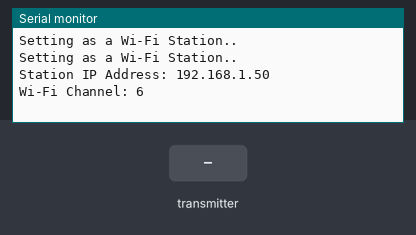
The sketch below on a simulated ESP8266 (NodeMCU). Parts: the last lines printed to the serial monitor. The test bench sets the inputs (shaded band). WiFi joins after 1.5 s; servers stay silent unless stated.

Above: at 3.2 s.
3.3 s: the transmitter starts sending id = 0
At 3.61 s:
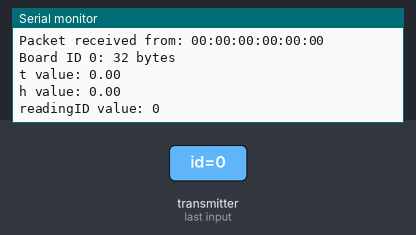
4.8 s: the transmitter starts sending cor1 = 25
6.3 s: the transmitter starts sending cor2 = 25
7.8 s: the transmitter starts sending readingId = 1
At 8.11 s:
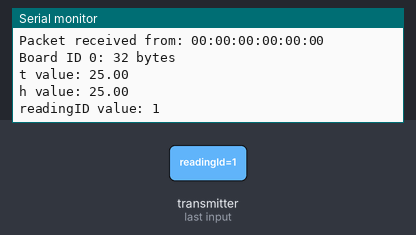
9.3 s: the transmitter starts sending id = 1
10.8 s: the transmitter starts sending cor1 = 50
Timing chart, 0 to 13.3 s (numbered marks = the images above; inputs shaded):
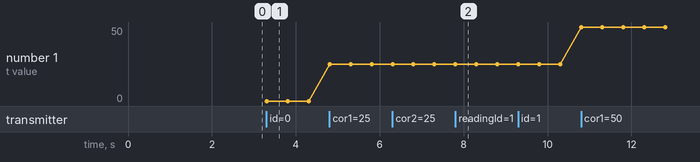

The sketch:

Estima_consumo.ino
```cpp
#include <espnow.h>
#include <ESP8266WiFi.h>
#include "ESPAsyncWebServer.h"
#include "ESPAsyncTCP.h"
#include <Arduino_JSON.h>

// Replace with your network credentials (STATION)
const char* ssid = "Nome_Da_Rede";
const char* password = "weliton84";

// Structure example to receive data
// Must match the sender structure
typedef struct struct_message {
  int id;
  double cor1; // Valor da corrente sensor 1
  double cor2;
  unsigned int readingId;
} struct_message;

struct_message incomingReadings;

JSONVar board;

AsyncWebServer server(80);
AsyncEventSource events("/events");

// callback function that will be executed when data is received
void OnDataRecv(uint8_t * mac_addr, uint8_t *incomingData, uint8_t len) {
  float tempo = 60.00;
  float tensao = 127.00;
  float tarifa = 0.56228;
  float den = tempo/60.00;
  float normal = den/1000.00;
  // Copies the sender mac address to a string
  char macStr[18];
  Serial.print("Packet received from: ");
  snprintf(macStr, sizeof(macStr), "%02x:%02x:%02x:%02x:%02x:%02x",
           mac_addr[0], mac_addr[1], mac_addr[2], mac_addr[3], mac_addr[4], mac_addr[5]);
  Serial.println(macStr);
  memcpy(&incomingReadings, incomingData, sizeof(incomingReadings));

  board["id"] = incomingReadings.id;
  board["cor1erature"] = (incomingReadings.cor1*tensao*normal*tarifa);
  board["cor2idity"] = incomingReadings.cor2*tensao;
  board["readingId"] = String(incomingReadings.readingId);
  String jsonString = JSON.stringify(board);
  events.send(jsonString.c_str(), "new_readings", millis());

  Serial.printf("Board ID %u: %u bytes\n", incomingReadings.id, len);
  Serial.printf("t value: %4.2f \n", incomingReadings.cor1);
  Serial.printf("h value: %4.2f \n", incomingReadings.cor2);
  Serial.printf("readingID value: %d \n", incomingReadings.readingId);
  Serial.println();
}

const char index_html[] PROGMEM = R"rawliteral(
<!DOCTYPE HTML><html>
<head>
  <title>ESP-NOW DASHBOARD</title>
  <meta name="viewport" content="width=device-width, initial-scale=1">
  <link rel="stylesheet" href="https://use.fontawesome.com/releases/v5.7.2/css/all.css" integrity="sha384-fnmOCqbTlWIlj8LyTjo7mOUStjsKC4pOpQbqyi7RrhN7udi9RwhKkMHpvLbHG9Sr" crossorigin="anonymous">
  <link rel="icon" href="data:,">
  <style>
    html {font-family: Arial; display: inline-block; text-align: center;}
    h1 {  font-size: 2rem;}
    body {  margin: 0;}
    .topnav { overflow: hidden; background-color: #2f4468; color: white; font-size: 1.7rem; }
    .content { padding: 20px; }
    .card { background-color: white; box-shadow: 2px 2px 12px 1px rgba(140,140,140,.5); }
    .cards { max-width: 700px; margin: 0 auto; display: grid; grid-gap: 2rem; grid-cor1late-columns: repeat(auto-fit, minmax(320px, 1fr)); }
    .reading { font-size: 2.8rem; }
    .timestamp { color: #bebebe; font-size: 1rem; }
    .card-title{ font-size: 1.2rem; font-weight : bold; }
    .card.cor1erature { color: #B10F2E; }
    .card.cor2idity { color: #50B8B4; }
  </style>
</head>
<body>
  <div class="topnav">
    <h1>MONITORAMENTO DASHBOARD</h1>
  </div>
  <div class="content">
    <div class="cards">
      <div class="card cor1erature">
        <p class="card-title"><i class="fa-solid fa-gauge-circle-bolt"></i> TOMADA #1 - CONSUMIDO</p><p><span class="reading"><span id="t1"></span>R$</span></p><p class="timestamp">Last Reading: <span id="rt1"></span></p>
      </div>
      <div class="card cor2idity">
        <p class="card-title"><i class="fa-solid fa-plug-circle-bolt"></i> TOMADA #1 - cor1ENCIA</p><p><span class="reading"><span id="h1"></span>W</span></p><p class="timestamp">Last Reading: <span id="rh1"></span></p>
      </div>
      <div class="card cor1erature">
        <p class="card-title"><i class="fa-solid fa-gauge-circle-bolt"></i> TOMADA #2 - CONSUMIDO</p><p><span class="reading"><span id="t2"></span>R$</span></p><p class="timestamp">Last Reading: <span id="rt2"></span></p>
      </div>
      <div class="card cor2idity">
        <p class="card-title"><i class="fa-solid fa-plug-circle-bolt"></i> TOMADA #2 - cor1ENCIA</p><p><span class="reading"><span id="h2"></span>W</span></p><p class="timestamp">Last Reading: <span id="rh2"></span></p>
      </div>
      <div class="card cor1erature">
        <p class="card-title"><i class="fa-solid fa-gauge-circle-bolt"></i> TOMADA #3 - CONSUMIDO</p><p><span class="reading"><span id="t3"></span>R$</span></p><p class="timestamp">Last Reading: <span id="rt3"></span></p>
      </div>
      <div class="card cor2idity">
        <p class="card-title"><i class="fa-solid fa-plug-circle-bolt"></i> TOMADA #3 - cor1ENCIA</p><p><span class="reading"><span id="h3"></span>W</span></p><p class="timestamp">Last Reading: <span id="rh3"></span></p>
      </div>
    </div>
  </div>
<script>
function getDateTime() {
  var currentdate = new Date();
  var datetime = currentdate.getDate() + "/"
  + (currentdate.getMonth()+1) + "/"
  + currentdate.getFullYear() + " at "
  + currentdate.getHours() + ":"
  + currentdate.getMinutes() + ":"
  + currentdate.getSeconds();
  return datetime;
}
if (!!window.EventSource) {
 var source = new EventSource('/events');

 source.addEventListener('open', function(e) {
  console.log("Events Connected");
 }, false);
 source.addEventListener('error', function(e) {
  if (e.target.readyState != EventSource.OPEN) {
    console.log("Events Disconnected");
  }
 }, false);

 source.addEventListener('message', function(e) {
  console.log("message", e.data);
 }, false);

 source.addEventListener('new_readings', function(e) {
  console.log("new_readings", e.data);
  var obj = JSON.parse(e.data);
  document.getElementById("t"+obj.id).innerHTML = obj.cor1erature.toFixed(3);
  document.getElementById("h"+obj.id).innerHTML = obj.cor2idity.toFixed(3);
  document.getElementById("rt"+obj.id).innerHTML = getDateTime();
  document.getElementById("rh"+obj.id).innerHTML = getDateTime();
 }, false);
}
</script>
</body>
</html>)rawliteral";

void setup() {

  // Initialize Serial Monitor
  Serial.begin(115200);

  // Set the device as a Station and Soft Access Point simultaneously
  WiFi.mode(WIFI_AP_STA);

  // Set device as a Wi-Fi Station
  WiFi.begin(ssid, password);
  while (WiFi.status() != WL_CONNECTED) {
    delay(1000);
    Serial.println("Setting as a Wi-Fi Station..");
  }
  Serial.print("Station IP Address: ");
  Serial.println(WiFi.localIP());
  Serial.print("Wi-Fi Channel: ");
  Serial.println(WiFi.channel());

  // Init ESP-NOW
  if (esp_now_init() != 0) {
    Serial.println("Error initializing ESP-NOW");
    return;
  }

  // Once ESPNow is successfully Init, we will register for recv CB to
  // get recv packer info
  esp_now_register_recv_cb(OnDataRecv);

  server.on("/", HTTP_GET, [](AsyncWebServerRequest *request){
    request->send_P(200, "text/html", index_html);
  });

  events.onConnect([](AsyncEventSourceClient *client){
    if(client->lastId()){
      Serial.printf("Client reconnected! Last message ID that it got is: %u\n", client->lastId());
    }
    // send event with message "hello!", id current millis
    // and set reconnect delay to 1 second
    client->send("hello!", NULL, millis(), 10000);
  });
  server.addHandler(&events);
  server.begin();
}

void loop() {

  static unsigned long lastEventTime = millis();
  static const unsigned long EVENT_INTERVAL_MS = 5000;
  if ((millis() - lastEventTime) > EVENT_INTERVAL_MS) {
    events.send("ping",NULL,millis());
    lastEventTime = millis();
  }
}
```

Measured:
- after the input at 3.3 s, the serial monitor: prints a new line at once (image 1)
- after the input at 7.8 s, the serial monitor: prints a new line at once (image 2)
- plotted number 1: 0 → 25 after the input at 4.8 s, 25 → 50 after the input at 10.8 s
